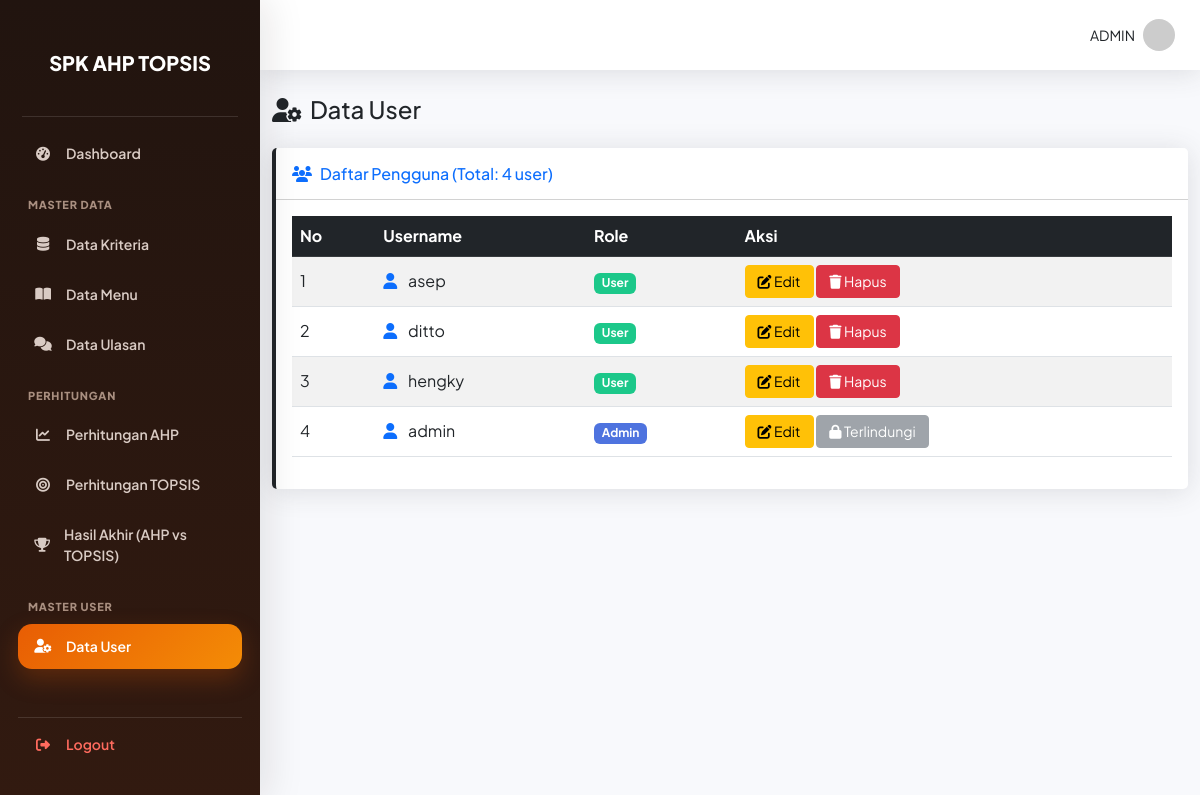
The page /admin/data_user.php (signed in) on the database its author committed.
### tables this page shows
CREATE TABLE `users` (
  `id` int(11) NOT NULL,
  `username` varchar(50) NOT NULL,
  `password` varchar(255) NOT NULL,
  `role` enum('admin','user') DEFAULT 'user'
);

### admin/data_user.php (the view, shortened to what this page needs)
<?php
include "../config/koneksi.php";
$query = mysqli_query($conn, "SELECT * FROM users ORDER BY role DESC, username ASC");
$jumlah = mysqli_num_rows($query);
?>
<!DOCTYPE html>
<html lang="id">
<head>
    <link href="https://cdn.jsdelivr.net/npm/bootstrap@5.3.0/dist/css/bootstrap.min.css" rel="stylesheet">
    <link rel="stylesheet" href="https://cdnjs.cloudflare.com/ajax/libs/font-awesome/6.4.0/css/all.min.css">
</head>
<body>
<?php include '../include/sidebar.php'; ?>
<div class="main-content">
    <div class="topbar">
        <div class="d-flex align-items-center">
            <span class="me-2 text-gray-600 small">ADMIN</span>
            <img src="https://ui-avatars.com/api/?name=Admin&background=0D8ABC&color=fff" class="rounded-circle" width="32">
        </div>
    </div>
    <div class="container-fluid">
        <h3 class="h4 mb-4 text-gray-800"><i class="fas fa-user-cog me-2"></i>Data User</h3>
        <div class="card card-custom">
            <div class="card-header py-3 bg-white">
                <h6 class="m-0 font-weight-bold text-primary">
                    <i class="fas fa-users me-2"></i>Daftar Pengguna (Total: <?= $jumlah ?> user)
                </h6>
            </div>
            <div class="card-body">
                <div class="table-responsive">
                    <table class="table table-striped table-hover">
                        <thead class="table-dark">
                            <tr>
                                <th>No</th>
                                <th>Username</th>
                                <th>Role</th>
                                <th>Aksi</th>
                            </tr>
                        </thead>
                        <tbody>
                            <?php
                            $no = 1;
                            while($d = mysqli_fetch_assoc($query)){
                            ?>
                            <tr>
                                <td><?= $no++; ?></td>
                                <td>
                                    <i class="fas fa-user me-2 text-primary"></i>
                                    <?= htmlentities($d['username']) ?>
                                </td>
                                <td>
                                    <?php if($d['role'] == 'admin'): ?>
                                        <span class="badge badge-admin">Admin</span>
                                    <?php else: ?>
                                        <span class="badge badge-user">User</span>
                                    <?php endif; ?>
                                </td>
                                <td>
                                    <a href="#" class="btn btn-warning btn-sm" onclick="openEditModal(<?= $d['id'] ?>, '<?= htmlentities($d['username']) ?>', '<?= $d['role'] ?>')"><i class="fas fa-edit"></i> Edit</a>
                                    <?php if($d['role'] != 'admin'): ?>
                                        <a href="data_user.php?hapus=<?= $d['id'] ?>" class="btn btn-danger btn-sm" onclick="return confirm('Yakin hapus user ini?')"><i class="fas fa-trash"></i> Hapus</a>
                                    <?php else: ?>
                                        <button class="btn btn-secondary btn-sm" disabled><i class="fas fa-lock"></i> Terlindungi</button>
                                    <?php endif; ?>
                                </td>
                            </tr>
                            <?php } ?>
                        </tbody>
                    </table>
                </div>
            </div>
        </div>
    </div>
</div>
</body>
</html>

### admin/data_user.php (style rules this page uses)
body { font-family: 'Nunito', sans-serif; background-color: #f8f9fc; display: flex; min-height: 100vh; }
.main-content { flex: 1; }
.topbar { background: white; height: 70px; display: flex; align-items: center; justify-content: flex-end; padding: 0 25px; box-shadow: 0 .15rem 1.75rem 0 rgba(58,59,69,.15); margin-bottom: 25px; }
.card-custom { border: none; box-shadow: 0 .15rem 1.75rem 0 rgba(58,59,69,.15); border-radius: 5px; }
.badge-admin { background-color: #4e73df; }
.badge-user { background-color: #1cc88a; }
table td { vertical-align: middle; }
.btn-sm { padding: 5px 12px; }

### include/sidebar.php (style rules this page uses)
body { font-family:'Plus Jakarta Sans',sans-serif; background-color:#f8f9fc; display:flex; min-height:100vh; }
.main-content { flex:1; min-width:0; margin-left:260px; }
.main-content > .topbar { background:white; height:70px; display:flex; align-items:center; justify-content:flex-end; padding:0 25px; box-shadow:0 .15rem 1.75rem 0 rgba(58,59,69,.15); margin-bottom:25px; }
.card-custom { border:none; border-left:4px solid; box-shadow:0 .15rem 1.75rem 0 rgba(58,59,69,.15); border-radius:5px; }

### rows shown on the page
users: username "asep", role "User"
users: username "ditto", role "User"
users: username "hengky", role "User"
users: username "admin", role "Admin"

### other values the page prints
$jumlah "4"
